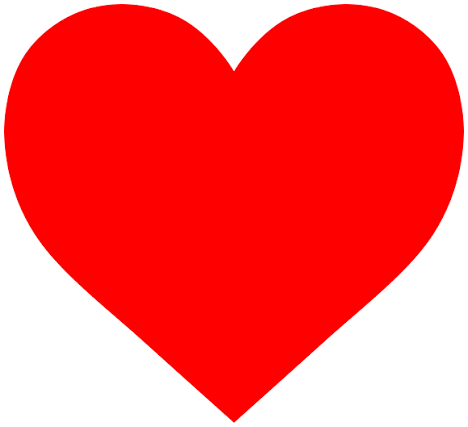
#> input picture Phase 7/heart image.png, 468 x 427 px
$ python Contours.py
#> lines starting #> are read from the running program, lines starting #| are printed output that depends on the picture; after the words box and inside, x2 and y2 are one past the last pixel; in counts of white or black regions, pixels touching at a corner belong together
import cv2

img = cv2.imread("heart image.png")
#> img is the input picture: shape (427, 468, 3); mean B, G, R 85.7, 85.7, 255

gray = cv2.cvtColor(img, cv2.COLOR_BGR2GRAY)
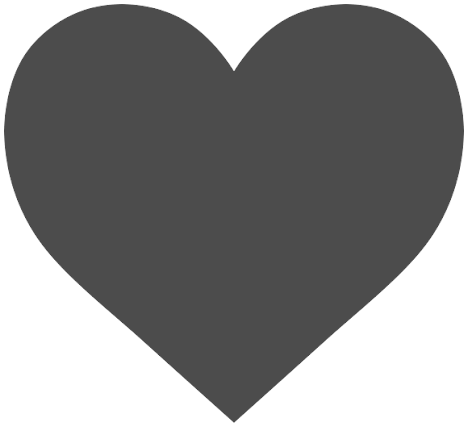
#> gray: shape (427, 468); min 76, max 255, mean 136.2

_, thresh = cv2.threshold(gray, 200, 255, cv2.THRESH_BINARY)
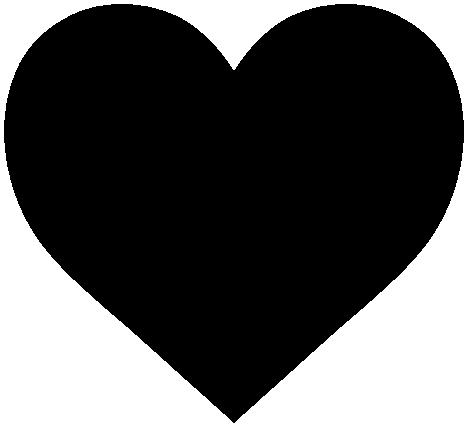
#> thresh: shape (427, 468); 33.5% white; 1 white region

# FIND CONTOURS
contours, hierarchy = cv2.findContours(
    thresh,
    cv2.RETR_TREE,
    cv2.CHAIN_APPROX_SIMPLE
)
#> contours = 2 contours; box (x1, y1, x2, y2) and area: (0, 0, 468, 427) 198942, (3, 3, 465, 424) 133560

cv2.drawContours(img, contours, -1, (0, 255, 0), 3)
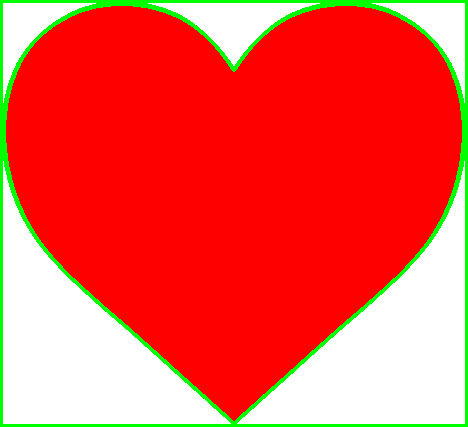
#> img: shape (427, 468, 3); 5.57% of pixels changed, all inside (x1, y1, x2, y2) = (0, 0, 468, 427)

cv2.imshow("Contours", img)

cv2.waitKey(0)
cv2.destroyAllWindows()
